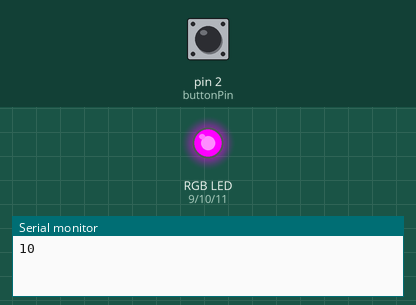
This sketch was run on a simulated Arduino Uno, built with avr-gcc and run on an emulated ATmega328P. Shown: an RGB LED mixed from three pins (HIGH = lit), the last lines printed to the serial monitor. Inputs (shaded band) come from the test bench; at power-on: pin 2 (buttonPin) LOW.

Above: at 1.2 s.
1.3 s: pin 2 (buttonPin) pulled HIGH for 0.15 s
At 2.5 s:
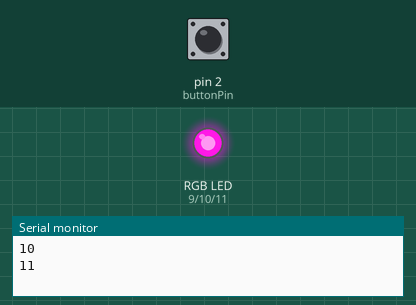
4.4 s: pin 2 (buttonPin) pulled HIGH for 1 s
At 4.9 s:
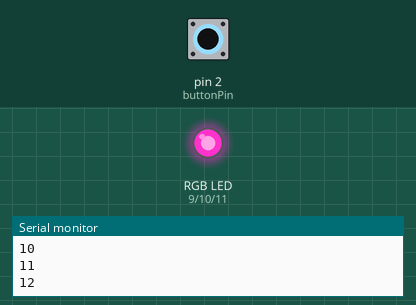
8.4 s: pin 2 (buttonPin) pulled HIGH for 0.15 s
At 9.1 s:
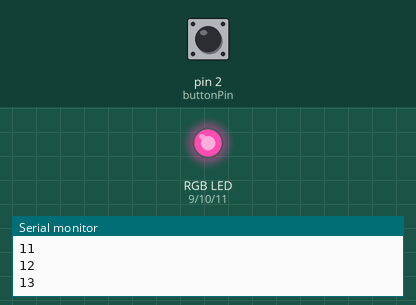
11.5 s: pin 2 (buttonPin) pulsed HIGH 2 times (0.12 s each, 0.3 s apart)
At 12.9 s:
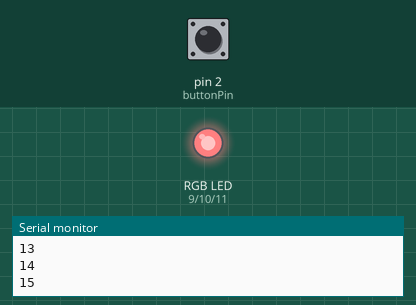
13.6 s: pin 2 (buttonPin) pulled HIGH for 3.2 s
19.8 s: pin 2 (buttonPin) pulsed HIGH 5 times (0.12 s each, 0.3 s apart)
Timing chart, 0 to 36.5 s (numbered marks = the images above; inputs shaded):
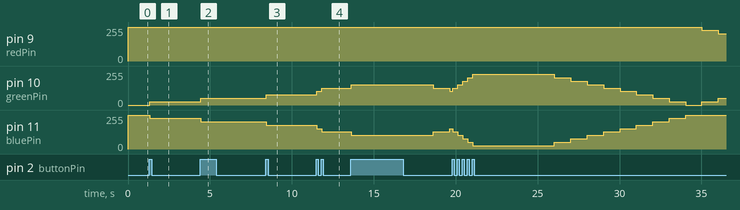

Measured:
- after the input at 1.3 s, pin 10 (greenPin): 0/255 → 25/255 at once; pin 11 (bluePin): 255/255 → 230/255 at once
- after the input at 4.4 s, pin 9 (redPin): stays 255/255 (without the input it goes to 229/255 after 2.9 s); pin 11 (bluePin): 230/255 → 204/255 at once
- after the input at 8.4 s, pin 9 (redPin): stays 255/255 (without the input it goes to 229/255 after 3.0 s)
- after the input at 11.5 s, pin 10 (greenPin): 76/255 → 102/255 at once, → 127/255 0.30 s later; pin 11 (bluePin): 179/255 → 153/255 at once, → 128/255 0.30 s later

The sketch:

sketch_oct779.ino
```cpp
const int redPin = 9;
const int greenPin = 10;
const int bluePin = 11;
const int buttonPin = 2;

const bool commonAnode = true;
const int pressedLevel = HIGH;

int mood = 10;

int lastReading = LOW;
int stableButton = LOW;
unsigned long lastChangeTime = 0;
const unsigned long debounceTime = 30;

unsigned long lastPetTime = 0;
unsigned long lastDropTime = 0;

const unsigned long lonelyTime = 5000;
const unsigned long dropInterval = 1000;

void setup() {
  pinMode(redPin, OUTPUT);
  pinMode(greenPin, OUTPUT);
  pinMode(bluePin, OUTPUT);
  pinMode(buttonPin, INPUT);

  Serial.begin(9600);

  lastReading = digitalRead(buttonPin);
  stableButton = lastReading;

  lastPetTime = millis();
  lastDropTime = lastPetTime;

  showMood();
  Serial.println(mood);
}

void loop() {
  unsigned long now = millis();

  int reading = digitalRead(buttonPin);

  if (reading != lastReading) {
    lastChangeTime = now;
    lastReading = reading;
  }

  if (now - lastChangeTime >= debounceTime) {
    if (reading != stableButton) {
      stableButton = reading;

      if (stableButton == pressedLevel) {
        mood = min(mood + 1, 20);

        lastPetTime = now;
        lastDropTime = now;

        Serial.println(mood);
      }
    }
  }
  if (now - lastPetTime >= lonelyTime &&
      now - lastDropTime >= dropInterval) {

    mood = max(mood - 1, 0);
    lastDropTime = now;

    Serial.println(mood);
  }

  showMood();
}

void showMood() {
  int red;
  int green;
  int blue;

  if (mood <= 10) {
    red = map(mood, 0, 10, 255, 0);
    green = map(mood, 0, 10, 0, 255);
    blue = 0;
  } else {
    red = 0;
    green = map(mood, 10, 20, 255, 0);
    blue = map(mood, 10, 20, 0, 255);
  }

  if (commonAnode) {
    red = 255 - red;
    green = 255 - green;
    blue = 255 - blue;
  }

  analogWrite(redPin, red);
  analogWrite(greenPin, green);
  analogWrite(bluePin, blue);
}
```
